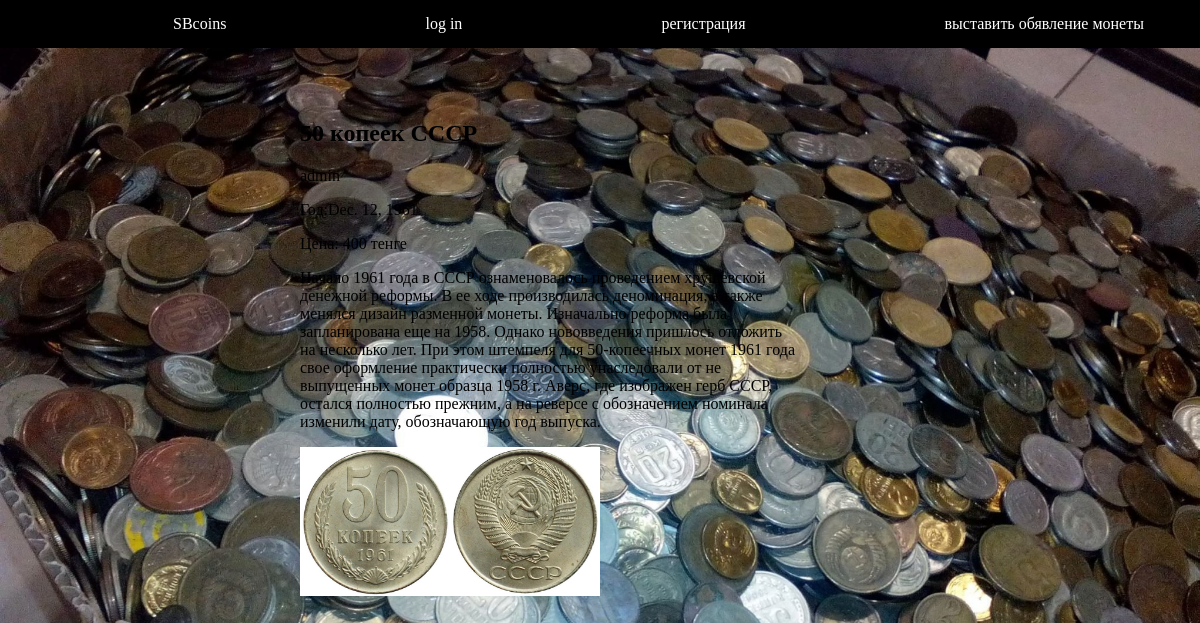
The app's page /post/1/ with its own data.
### sbcoins/models.py (models this page shows)
class Post(models.Model):
    author=models.ForeignKey(settings.AUTH_USER_MODEL ,on_delete=models.CASCADE)
    title=models.CharField(max_length=300)
    ycoin=models.DateField(null=True)
    text=models.TextField()
    cprice=models.IntegerField(default=0)
    img=models.ImageField(blank=True,null=True)
    created_date=models.DateTimeField(default=timezone.now)

### sbcoins/views.py (the view)
# urls.py: path('post/<int:pk>/', views.get_post, name='post'),
def get_post(request,pk):
    post=Post.objects.get(id=pk)
    return render(request, 'sbcoins/post.html',{'post':post})

### sbcoins/templates/sbcoins/post.html (shortened to what this page needs)
<!DOCTYPE html>
<html lang="en">
<head>
</head>
<div class="header">
    <a href=" {% url 'post_list' %} "> SBcoins</a>
    {% if request.user.is_authenticated %}
    <a href=" {% url 'logout' %} ">log out</a>
    <a href="#">{{ request.user }}</a>
    <a href=" {% url 'new_post' %}">выставить обявление монеты</a>
    {% else  %}
    <a href=" {% url 'login' %} ">log in</a>
    <a href=" {% url 'register' %} ">регистрация</a>
    <a href=" {% url 'register' %}">выставить обявление монеты</a>
    {% endif  %}
    </div>
<body>
    <div class="new_coin">
    <h2>{{ post.title }}</h2>
    <p>{{ post.author }}</p>
    <p>Год:{{ post.ycoin }}</p>
    <p>Цена: {{ post.cprice }} тенге</p>
    <p>{{ post.text}}</p>
    <img src="{{ post.img.url }}" style="width: 300px;" alt="">
    </div>
</body>
</html>

### sbcoins/templates/sbcoins/post.html (style rules this page uses)
body { margin: 0px; background-color: green; background-image: url("/image/115157812.0.jpg"); background-size: cover; background-repeat: no-repeat; }
.new_coin { position: absolute; width: 500px; height: 45px; left: 300px; top: 100px; }
.header { display: flex; padding: 15px; background-color: black; color: white; justify-content: space-around; }
a { margin-left: 10%; text-decoration: none; color: white; }

### records on screen
Post: title "50 копеек СССР", author "admin", ycoin "Dec. 12, 1961", cprice "400", text "Начало 1961 года в СССР ознаменовалось проведением хрущевской денежной реформы. В ее ходе производилась деноминация, а также менялся дизайн разменной монеты. Изначально реформа была запланирована еще на 1958. Однако нововведения пришлось отложить на несколько лет. При этом штемпеля для 50-копеечных монет 1961 года свое оформление практически полностью унаследовали от не выпущенных монет образца 1958 г. Аверс, где изображен герб СССР, остался полностью прежним, а на реверсе с обозначением номинала изменили дату, обозначающую год выпуска.", img (picture)
